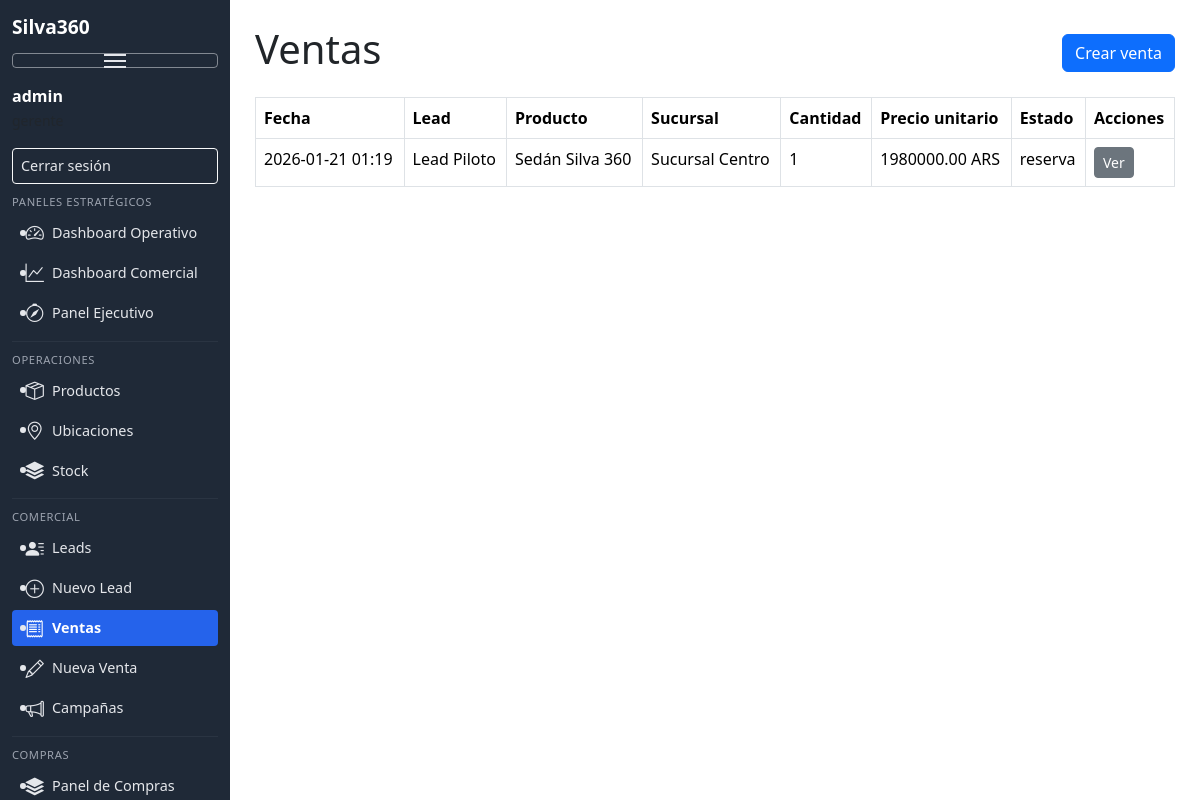
/ventas (signed in), run on the app's committed database.
### models.py (models this page shows)
class Sale(db.Model):
    __tablename__ = "sales"
    id = db.Column(db.Integer, primary_key=True)
    created_at = db.Column(db.DateTime, default=datetime.utcnow)
    lead_id = db.Column(db.Integer, db.ForeignKey("leads.id"), nullable=True)
    product_id = db.Column(db.Integer, db.ForeignKey("products.id"), nullable=False)
    location_id = db.Column(db.Integer, db.ForeignKey("locations.id"), nullable=False)
    quantity = db.Column(db.Integer, nullable=False, default=1)
    unit_price = db.Column(db.Numeric(12, 2), nullable=False)
    currency = db.Column(db.String(10), default="ARS")
    status = db.Column(db.String(40), default="reserva")
    scheduled_delivery = db.Column(db.DateTime, nullable=True)
    lead = db.relationship("Lead", backref="sales")
    product = db.relationship("Product")
    location = db.relationship("Location")
    reservations = db.relationship("StockReservation", backref="sale", cascade="all, delete-orphan")

class Lead(db.Model):
    __tablename__ = "leads"
    id = db.Column(db.Integer, primary_key=True)
    created_at = db.Column(db.DateTime, default=datetime.utcnow)
    name = db.Column(db.String(200), nullable=False)
    phone = db.Column(db.String(50))
    email = db.Column(db.String(120))
    source = db.Column(db.String(50))  # Meta, Google, Orgánico, referido, etc.
    status = db.Column(db.String(50), default="nuevo")
    business_unit_id = db.Column(db.Integer, db.ForeignKey("business_units.id"), nullable=False)
    product_id = db.Column(db.Integer, db.ForeignKey("products.id"), nullable=True)
    location_id = db.Column(db.Integer, db.ForeignKey("locations.id"), nullable=True)
    stage = db.Column(db.String(40), default="nuevo")
    owner_name = db.Column(db.String(120), nullable=True)
    last_contacted_at = db.Column(db.DateTime, nullable=True)
    campaign_id = db.Column(db.Integer, db.ForeignKey("campaigns.id"), nullable=True)
    business_unit = db.relationship("BusinessUnit")
    product = db.relationship("Product")
    location = db.relationship("Location")
    campaign = db.relationship("Campaign", back_populates="leads")

class Product(db.Model):
    __tablename__ = "products"
    id = db.Column(db.Integer, primary_key=True)
    sku = db.Column(db.String(80), unique=True, nullable=True)
    name = db.Column(db.String(200), nullable=False)
    description = db.Column(db.Text, nullable=True)
    price = db.Column(db.Numeric(10, 2), nullable=True)
    category = db.Column(db.String(120), nullable=True)
    stock_quantity = db.Column(db.Integer, default=0)
    min_stock_level = db.Column(db.Integer, default=0)
    business_unit_id = db.Column(db.Integer, db.ForeignKey("business_units.id"), nullable=True)
    location_id = db.Column(db.Integer, db.ForeignKey("locations.id"), nullable=True)
    created_at = db.Column(db.DateTime, default=datetime.utcnow)
    business_unit = db.relationship("BusinessUnit", backref="products")
    location = db.relationship("Location", backref="products")

class Location(db.Model):
    __tablename__ = "locations"
    id = db.Column(db.Integer, primary_key=True)
    name = db.Column(db.String(120), nullable=False)  # Sucursal 1, Nave Central, etc.
    address = db.Column(db.String(200), nullable=True)
    city = db.Column(db.String(100), nullable=True)
    state = db.Column(db.String(100), nullable=True)
    zip_code = db.Column(db.String(20), nullable=True)
    country = db.Column(db.String(100), default='México')
    phone = db.Column(db.String(20), nullable=True)
    email = db.Column(db.String(140), nullable=True)
    manager_name = db.Column(db.String(120), nullable=True)
    is_active = db.Column(db.Boolean, default=True)
    type = db.Column(db.String(50))  # sucursal, nave

### blueprints/ventas.py (the view)
@ventas_bp.route("/ventas")
def ventas_list():
    sales = Sale.query.order_by(Sale.created_at.desc()).all()
    return render_template(
        "ventas_list.html",
        sales=sales,
        statuses=SALE_STATUSES,
    )

### security.py (called while the page is built)
def module_allowed(module):
    if not module:
        return True
    role = session.get("role")
    if not role:
        return False
    allowed = ACCESS_MAP.get(role, [])
    if "all" in allowed:
        return True
    return module in allowed

def protect_blueprint(bp, module):
    @bp.before_request
    def guard():
        if module_allowed(module):
            return  # access granted
        flash("No tenés acceso a este módulo.", "warning")
        return redirect(url_for("auth.login"))

### templates/ventas_list.html
{% extends 'base.html' %}
{% block content %}
<div class="d-flex justify-content-between align-items-center mb-3">
    <h1>Ventas</h1>
    <a href="/ventas/nuevo" class="btn btn-primary">Crear venta</a>
</div>
<table class="table table-hover table-bordered">
    <thead>
        <tr>
            <th>Fecha</th>
            <th>Lead</th>
            <th>Producto</th>
            <th>Sucursal</th>
            <th>Cantidad</th>
            <th>Precio unitario</th>
            <th>Estado</th>
            <th>Acciones</th>
        </tr>
    </thead>
    <tbody>
        {% for sale in sales %}
        <tr>
            <td>{{ sale.created_at.strftime("%Y-%m-%d %H:%M") }}</td>
            <td>{{ sale.lead.name if sale.lead else 'Sin lead' }}</td>
            <td>{{ sale.product.name }}</td>
            <td>{{ sale.location.name }}</td>
            <td>{{ sale.quantity }}</td>
            <td>{{ sale.unit_price }} {{ sale.currency }}</td>
            <td>{{ sale.status }}</td>
            <td>
                <a href="/ventas/{{ sale.id }}" class="btn btn-sm btn-secondary">Ver</a>
            </td>
        </tr>
        {% else %}
        <tr>
            <td colspan="8" class="text-center text-muted">No se registraron ventas aún.</td>
        </tr>
        {% endfor %}
    </tbody>
</table>
{% endblock %}

### templates/base.html (style rules this page uses)
body { margin: 0; padding: 0; display: flex; font-family: system-ui, -apple-system, BlinkMacSystemFont, "Segoe UI", sans-serif; }

### data on the page
Sale: created_at "2026-01-21 01:19", lead "Lead Piloto", product.name "Sedán Silva 360", location.name "Sucursal Centro", quantity "1", unit_price "1980000.00", currency "ARS", status "reserva"

### other printed values
{{ current_user }} "admin"
